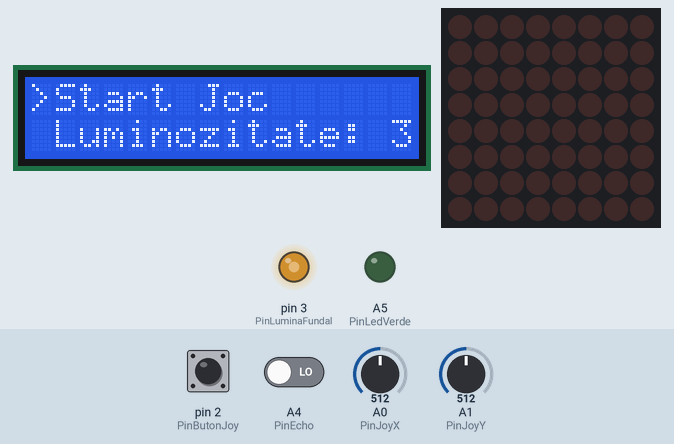
This sketch was run on a simulated Arduino Uno, built with avr-gcc and run on an emulated ATmega328P. Shown: 16×2 character LCD, 8×8 LED matrix, output pins drawn as LEDs (lit = HIGH). Dashed ring = blinking. The inputs (shaded band) are chosen by the test bench; at power-on: pin 2 (PinButonJoy) HIGH, A0 (PinJoyX) = 512, A1 (PinJoyY) = 512, A4 (PinEcho) LOW. Random numbers use the default seed unless the sketch sets one.

Above: at 1.2 s.
1.3 s: pin 2 (PinButonJoy) pulled LOW for 0.15 s
At 1.53 s:
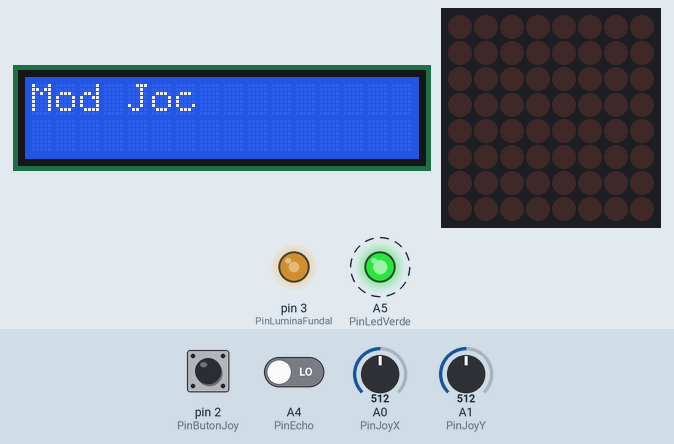
At 2.26 s:
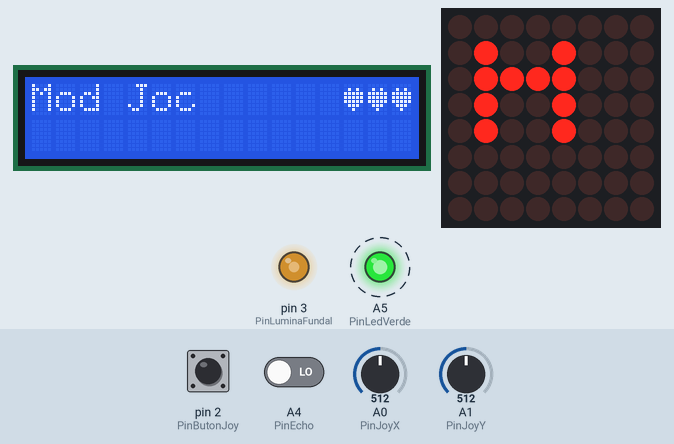
Timing chart, 0 to 11.0 s (numbered marks = the images above; inputs shaded):
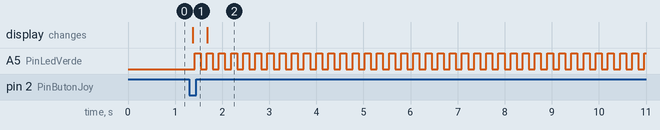

The sketch:

JOC_MATRICE.ino
```cpp
#include <LiquidCrystal.h>
#include <EEPROM.h>
#include "LedControl.h"

constexpr byte PinLcdRs = 9;
constexpr byte PinLcdEn = 8;
constexpr byte PinLcdD4 = 7;
constexpr byte PinLcdD5 = 6;
constexpr byte PinLcdD6 = 5;
constexpr byte PinLcdD7 = 4;

constexpr byte PinLuminaFundal = 3;

constexpr byte PinJoyX = A0;
constexpr byte PinJoyY = A1;
constexpr byte PinButonJoy = 2;

constexpr int PragSus = 400;
constexpr int PragJos = 600;

const int PinBuzzer = A3;
const byte PinLedVerde = A5;
const byte PinLedRosu = A2;
constexpr byte PinTrig = 13;
constexpr byte PinEcho = A4;

unsigned long ultimaClipireVerde = 0;
bool stareLedVerde = false;

constexpr unsigned long TimpNavigareMeniu = 180;
constexpr unsigned long TimpApasareLunga = 800;

constexpr unsigned long ClipireLentMs = 500;
constexpr unsigned long ClipireRapidMs = 150;

LiquidCrystal lcd(PinLcdRs, PinLcdEn, PinLcdD4, PinLcdD5, PinLcdD6, PinLcdD7);

byte NivelLuminozitate = 2;
byte ValoriLuminozitate[5] = { 50, 100, 150, 200, 255 };

const byte DinPin = 12;
const byte ClockPin = 11;
const byte LoadPin = 10;

LedControl matrice(DinPin, ClockPin, LoadPin, 1);

int CursorX = 0;
int CursorY = 0;
unsigned long UltimaMiscareJoy = 0;

enum class StareAplicatie {
  MeniuPrincipal,
  MeniuLuminozitate,
  ModJoc
};


unsigned long timpAfisareGameOver = 0;
bool asteaptaGameOver = false;

StareAplicatie StareCurenta = StareAplicatie::MeniuPrincipal;

int IndexMeniuPrincipal = 0;
int NivelLuminozitateTemporar;

unsigned long UltimaNavigareMeniu = 0;

const int NivelLumin = 5;
const int NivLumImplicit = 2;

bool PrevButonDebounced = false;
unsigned long UltimSchimbareButon = 0;
const unsigned long DebounceButonMs = 50;
bool ApasatEveniment = false;


unsigned long ultimSunetMiscare = 0;
const unsigned long DelaySunetMiscare = 120;


const byte LUNGIME_HARTA = 16;
const byte LATIME_VIEW = 8;
const byte INAMICI_MAX = 6;


byte hartaLogica[LUNGIME_HARTA][LUNGIME_HARTA];


bool fog[LUNGIME_HARTA][LUNGIME_HARTA];

int viewportX = 0;
int viewportY = 0;


unsigned long timpScanActiv = 0;
const unsigned long DURATA_SCAN_MS = 1000;
bool scanActiv = false;


const unsigned long TimpPasPlayerMs = 150;
const unsigned long TimpMiscareInamicMin = 400;
const unsigned long TimpMiscareInamicMax = 900;


bool jocPornit = false;
unsigned long timpNivelStart = 0;
int nivelCurent = 1;
const int FRAGMENTE_PENTRU_TRECERE = 3;

unsigned long ultimaAnimatieInima = 0;
bool stareInimaBlink = false;

struct Player {
  int x;
  int y;
  int vieti;
  int fragmenteColectate;
  unsigned long ultimPas;
  unsigned long cooldownDash;
  bool invulnerabil;
  unsigned long timpInvulnerabil;
} jucator;


struct Inamic {
  bool activ;
  int x;
  int y;
  int directieX;
  int directieY;
  unsigned long ultimPas;
  unsigned long intervalMiscare;
  bool urmareste;
} inamici[INAMICI_MAX];


byte inimaPlina[8] = {
  0b00000,
  0b01010,
  0b11111,
  0b11111,
  0b11111,
  0b01110,
  0b00100,
  0b00000
};

byte inimaGoala[8] = {
  0b00000,
  0b01010,
  0b10101,
  0b10001,
  0b10001,
  0b01010,
  0b00100,
  0b00000
};

void AfiseazaVietiLCD() {
  lcd.setCursor(13, 0);
  for (int i = 0; i < 3; i++) {
    if (i < jucator.vieti) {
      if (jucator.vieti == 1 && stareInimaBlink) {
        lcd.write(byte(1));
      } else {
        lcd.write(byte(0));
      }
    } else {
      lcd.print(" ");
    }
  }
}


void InitializeazaJoc();
void GestioneazaClipireVerde();
void ActualizeazaMeniuPrincipal();
void ActualizeazaMeniuLuminozitate();
void CitesteButon(unsigned long t, bool &butonApasat, bool &apasareDetectata);
void GestioneazaMeniuPrincipal(int joyY, int joyX, bool apasatEveniment);
void GestioneazaMeniuLuminozitate(int joyY, int joyX, bool apasatEveniment);
void ActualizeazaScorLCD();

void setup() {

  lcd.begin(16, 2);
  lcd.createChar(0, inimaPlina);
  lcd.createChar(1, inimaGoala);
  pinMode(PinLuminaFundal, OUTPUT);
  pinMode(PinButonJoy, INPUT_PULLUP);

  pinMode(PinLedVerde, OUTPUT);

  matrice.shutdown(0, false);
  matrice.setIntensity(0, 1);
  matrice.clearDisplay(0);

  NivelLuminozitate = EEPROM.read(0);

  if (NivelLuminozitate > NivelLumin)
    NivelLuminozitate = NivLumImplicit;

  analogWrite(PinLuminaFundal, ValoriLuminozitate[NivelLuminozitate]);
  pinMode(PinBuzzer, OUTPUT);
  noTone(PinBuzzer);

  ActualizeazaMeniuPrincipal();
}
void InitializeazaJoc();
void GenereazaHartaInitiala();
void ResetFog();
void PlaseazaPlayerSiInamici();
void GestioneazaModJoc(int joyY, bool butonApasat);
void ActualizeazaInamici();
void ActualizeazaPlayer(int joyY, int joyX, bool butonApasat);
void DeseneazaMatrice();
void DeseneazaViewport();
void SeteazaLedPhysical(int xViz, int yViz, bool stare);
void ActiveazaScanare();
int CitesteUltrasonicCm();
void SunetEvent(const char *tip);

void loop() {
  unsigned long timpCurent = millis();

  int ValoareJoyY = analogRead(PinJoyY);
  int ValoareJoyX = analogRead(PinJoyX);

  bool butonApasat;
  bool apasareDetectata;
  CitesteButon(timpCurent, butonApasat, apasareDetectata);

  switch (StareCurenta) {
    case StareAplicatie::MeniuPrincipal:
      GestioneazaMeniuPrincipal(ValoareJoyY, ValoareJoyX, apasareDetectata);
      break;

    case StareAplicatie::MeniuLuminozitate:
      GestioneazaMeniuLuminozitate(ValoareJoyY, ValoareJoyX, apasareDetectata);
      break;

    case StareAplicatie::ModJoc:
      GestioneazaModJoc(ValoareJoyY, butonApasat);
      GestioneazaClipireVerde();

      if (jucator.vieti == 1) {
        if (timpCurent - ultimaAnimatieInima > 400) {
          ultimaAnimatieInima = timpCurent;
          stareInimaBlink = !stareInimaBlink;
          AfiseazaVietiLCD();
        }
      }
      break;
  }

  DeseneazaMatrice();
}

void CitesteButon(unsigned long t, bool &butonApasat, bool &apasareDetectata) {

  static bool stareStabila = false;
  static bool stareBruta = false;
  static unsigned long tSchimbare = 0;

  bool citireBruta = !digitalRead(PinButonJoy);
  apasareDetectata = false;

  if (citireBruta != stareBruta) {
    stareBruta = citireBruta;
    tSchimbare = t;
  }

  if (t - tSchimbare > DebounceButonMs) {

    if (stareStabila != stareBruta) {

      if (stareBruta == true && stareStabila == false) {
        apasareDetectata = true;
      }

      stareStabila = stareBruta;
    }
  }

  butonApasat = stareStabila;
}

void ActualizeazaMeniuPrincipal() {
  lcd.clear();

  lcd.setCursor(0, 0);

  if (IndexMeniuPrincipal == 0)
    lcd.print(">Start Joc");
  else
    lcd.print(" Start Joc");

  lcd.setCursor(0, 1);

  if (IndexMeniuPrincipal == 1)
    lcd.print(">Luminozitate: ");
  else
    lcd.print(" Luminozitate: ");

  lcd.print(NivelLuminozitate + 1);
}

void GestioneazaMeniuPrincipal(int joyY, int joyX, bool apasatEveniment) {

  unsigned long t = millis();

  if (t - UltimaNavigareMeniu > TimpNavigareMeniu) {

    if (joyY < PragSus && IndexMeniuPrincipal > 0) {

      IndexMeniuPrincipal--;
      ActualizeazaMeniuPrincipal();
    }

    if (joyY > PragJos && IndexMeniuPrincipal < 1) {

      IndexMeniuPrincipal++;
      ActualizeazaMeniuPrincipal();
    }

    UltimaNavigareMeniu = t;
  }

  bool joyCentral = (joyX > PragSus && joyX < PragJos && joyY > PragSus && joyY < PragJos);

  if (apasatEveniment && joyCentral) {

    if (IndexMeniuPrincipal == 0) {

      lcd.clear();
      lcd.print("Mod Joc");
      StareCurenta = StareAplicatie::ModJoc;
    }

    else {

      NivelLuminozitateTemporar = NivelLuminozitate;
      StareCurenta = StareAplicatie::MeniuLuminozitate;
      ActualizeazaMeniuLuminozitate();
    }
  }
}

void ActualizeazaMeniuLuminozitate() {

  lcd.clear();
  lcd.setCursor(0, 0);
  lcd.print("Alege nivel:");
  lcd.setCursor(0, 1);
  lcd.print("Nivel: ");
  lcd.print(NivelLuminozitateTemporar + 1);
}

void GestioneazaMeniuLuminozitate(int joyY, int joyX, bool apasatEveniment) {

  unsigned long t = millis();

  if (t - UltimaNavigareMeniu > TimpNavigareMeniu) {

    if (joyY < PragSus && NivelLuminozitateTemporar > 0)
      NivelLuminozitateTemporar--;

    if (joyY > PragJos && NivelLuminozitateTemporar < 4)
      NivelLuminozitateTemporar++;

    analogWrite(PinLuminaFundal, ValoriLuminozitate[NivelLuminozitateTemporar]);
    ActualizeazaMeniuLuminozitate();

    UltimaNavigareMeniu = t;
  }

  bool joyCentral = (joyX > PragSus && joyX < PragJos && joyY > PragSus && joyY < PragJos);

  if (apasatEveniment && joyCentral) {

    NivelLuminozitate = NivelLuminozitateTemporar;
    EEPROM.update(0, NivelLuminozitate);

    StareCurenta = StareAplicatie::MeniuPrincipal;
    ActualizeazaMeniuPrincipal();
  }
}


void ActualizeazaScorLCD() {
  lcd.setCursor(0, 1);
  lcd.print("Frag: ");
  lcd.print(jucator.fragmenteColectate);
  lcd.print("/");
  lcd.print(FRAGMENTE_PENTRU_TRECERE);
  lcd.print("    ");
}


bool InDomeniu(int x, int y) {
  return x >= 0 && x < LUNGIME_HARTA && y >= 0 && y < LUNGIME_HARTA;
}


void InitializeazaJoc() {
  for (int i = 0; i < LUNGIME_HARTA; ++i)
    for (int j = 0; j < LUNGIME_HARTA; ++j) {
      hartaLogica[i][j] = 0;
      fog[i][j] = false;
    }

  GenereazaHartaInitiala();
  ResetFog();
  PlaseazaPlayerSiInamici();

  viewportX = constrain(jucator.x - LATIME_VIEW / 2, 0, LUNGIME_HARTA - LATIME_VIEW);
  viewportY = constrain(jucator.y - LATIME_VIEW / 2, 0, LUNGIME_HARTA - LATIME_VIEW);

  jocPornit = true;
  timpNivelStart = millis();
  nivelCurent = 1;
  AfiseazaVietiLCD();
}


int DistantaPanaLaDocumenteProximitate() {
  int distMinima = 10;


  for (int dx = -4; dx <= 4; dx++) {
    for (int dy = -4; dy <= 4; dy++) {
      int hx = jucator.x + dx;
      int hy = jucator.y + dy;

      if (InDomeniu(hx, hy) && hartaLogica[hx][hy] == 2) {
        int dist = abs(dx) + abs(dy);
        if (dist < distMinima) distMinima = dist;
      }
    }
  }
  return distMinima;
}


void GestioneazaClipireVerde() {
  int d = DistantaPanaLaDocumenteProximitate();

  if (d >= 10) {
    digitalWrite(PinLedVerde, LOW);
    return;
  }


  unsigned long interval = 50 + (d * 55);

  if (millis() - ultimaClipireVerde >= interval) {
    ultimaClipireVerde = millis();
    stareLedVerde = !stareLedVerde;
    digitalWrite(PinLedVerde, stareLedVerde);
  }
}


void GenereazaHartaInitiala() {
  for (int i = 0; i < LUNGIME_HARTA; ++i)
    for (int j = 0; j < LUNGIME_HARTA; ++j)
      hartaLogica[i][j] = 0;

  for (int camX = 0; camX < 2; ++camX) {
    for (int camY = 0; camY < 2; ++camY) {
      int ox = camX * 8;
      int oy = camY * 8;
      for (int x = ox + 1; x < ox + 7; x += 3) {
        for (int y = oy + 1; y < oy + 7; ++y) hartaLogica[x][y] = 1;
      }
      for (int y = oy + 2; y < oy + 7; y += 3) {
        for (int x = ox + 1; x < ox + 7; ++x) hartaLogica[x][y] = 1;
      }
    }
  }


  hartaLogica[7][7] = 0;
  hartaLogica[8][8] = 0;


  hartaLogica[2][2] = 2;
  hartaLogica[13][2] = 2;
  hartaLogica[1][2] = 2;


  hartaLogica[7][8] = 3;
}


void ResetFog() {
  for (int i = 0; i < LUNGIME_HARTA; ++i)
    for (int j = 0; j < LUNGIME_HARTA; ++j)
      fog[i][j] = false;
}


void PlaseazaPlayerSiInamici() {
  jucator.x = 1;
  jucator.y = 1;
  jucator.vieti = 3;
  jucator.fragmenteColectate = 0;
  jucator.ultimPas = 0;
  jucator.cooldownDash = 0;
  jucator.invulnerabil = false;
  jucator.timpInvulnerabil = 0;


  for (int i = 0; i < INAMICI_MAX; ++i) {
    inamici[i].activ = false;
  }

  inamici[0].activ = true;
  inamici[0].x = 6;
  inamici[0].y = 2;
  inamici[0].intervalMiscare = 600;
  inamici[0].ultimPas = 0;
  inamici[1].activ = true;
  inamici[1].x = 12;
  inamici[1].y = 4;
  inamici[1].intervalMiscare = 700;
  inamici[1].ultimPas = 0;
  inamici[2].activ = true;
  inamici[2].x = 11;
  inamici[2].y = 13;
  inamici[2].intervalMiscare = 500;
  inamici[2].ultimPas = 0;

  for (int i = 0; i < INAMICI_MAX; ++i) {
    inamici[i].directieX = random(-1, 2);
    inamici[i].directieY = random(-1, 2);
    inamici[i].urmareste = false;
  }
}


void GestioneazaModJoc(int joyY, bool butonApasat) {
  int joyX = analogRead(PinJoyX);

  if (!jocPornit) InitializeazaJoc();

  unsigned long t = millis();


  int distCm = CitesteUltrasonicCm();
  if (distCm > 0 && distCm < 20 && !scanActiv) {
    ActiveazaScanare();
  }
  if (scanActiv && t - timpScanActiv > DURATA_SCAN_MS) {
    scanActiv = false;
  }


  ActualizeazaPlayer(joyY, joyX, butonApasat);
  ActualizeazaInamici();


  for (int dx = -3; dx <= 3; ++dx) {
    for (int dy = -3; dy <= 3; ++dy) {
      int nx = jucator.x + dx;
      int ny = jucator.y + dy;
      if (InDomeniu(nx, ny)) fog[nx][ny] = true;
    }
  }

  viewportX = constrain(jucator.x - LATIME_VIEW / 2, 0, LUNGIME_HARTA - LATIME_VIEW);
  viewportY = constrain(jucator.y - LATIME_VIEW / 2, 0, LUNGIME_HARTA - LATIME_VIEW);


  int totalFragmente = 0;
  for (int i = 0; i < LUNGIME_HARTA; ++i)
    for (int j = 0; j < LUNGIME_HARTA; ++j)
      if (hartaLogica[i][j] == 2) totalFragmente++;


  if (hartaLogica[jucator.x][jucator.y] == 3 && jucator.fragmenteColectate >= FRAGMENTE_PENTRU_TRECERE) {
    SunetEvent("nivelup");
    nivelCurent++;
    for (int i = 0; i < INAMICI_MAX; ++i) {
      if (!inamici[i].activ) {
        inamici[i].activ = true;
        inamici[i].x = random(2, LUNGIME_HARTA - 2);
        inamici[i].y = random(2, LUNGIME_HARTA - 2);
        inamici[i].intervalMiscare = max(200UL, TimpMiscareInamicMin - nivelCurent * 30);
        break;
      }
    }
    GenereazaHartaInitiala();
    jucator.fragmenteColectate = 0;
    ResetFog();
    PlaseazaPlayerSiInamici();
    ActualizeazaScorLCD();
  }

  for (int i = 0; i < INAMICI_MAX; ++i) {
    if (!inamici[i].activ) continue;

    if (inamici[i].x == jucator.x && inamici[i].y == jucator.y) {
      if (!jucator.invulnerabil) {
        jucator.vieti--;
        jucator.invulnerabil = true;
        jucator.timpInvulnerabil = t;
        SunetEvent("hit");

        AfiseazaVietiLCD();

        if (jucator.vieti <= 0) {
          jocPornit = false;


          lcd.clear();
          lcd.setCursor(0, 0);
          lcd.print("   GAME OVER!");
          lcd.setCursor(0, 1);
          lcd.print("   Nivel: ");
          lcd.print(nivelCurent);

          StareCurenta = StareAplicatie::MeniuPrincipal;

           ActualizeazaMeniuPrincipal();

          return;
        }
      }
    }
  }

  if (jucator.invulnerabil && t - jucator.timpInvulnerabil > 1500) {
    jucator.invulnerabil = false;
  }

  DeseneazaMatrice();
}

void ActualizeazaPlayer(int joyY, int joyX, bool butonApasat) {
  unsigned long t = millis();
  if (t - jucator.ultimPas < TimpPasPlayerMs) return;

  int dx = 0;
  int dy = 0;

  if (joyY < PragSus) dy = -1;
  if (joyY > PragJos) dy = 1;

  if (joyX < PragSus) dx = -1;
  if (joyX > PragJos) dx = 1;

  int nx = jucator.x + dx;
  int ny = jucator.y + dy;


  if (dx != 0 || dy != 0) {
    if (InDomeniu(nx, ny) && hartaLogica[nx][ny] != 1) {
      jucator.x = nx;
      jucator.y = ny;
      jucator.ultimPas = t;

      SunetEvent("pas");


      if (hartaLogica[jucator.x][jucator.y] == 2) {
        hartaLogica[jucator.x][jucator.y] = 0;
        jucator.fragmenteColectate++;
        SunetEvent("collect");
        ActualizeazaScorLCD();
      }
    }
  }
}

void ActualizeazaInamici() {
  unsigned long t = millis();
  for (int i = 0; i < INAMICI_MAX; ++i) {
    if (!inamici[i].activ) continue;
    if (t - inamici[i].ultimPas < inamici[i].intervalMiscare) continue;

    inamici[i].ultimPas = t;

    int dx = jucator.x - inamici[i].x;
    int dy = jucator.y - inamici[i].y;
    int dist = abs(dx) + abs(dy);
    if (dist <= 5 && random(0, 100) < 70) {

      int mx = (dx == 0) ? 0 : (dx > 0 ? 1 : -1);
      int my = (dy == 0) ? 0 : (dy > 0 ? 1 : -1);
      int nx = inamici[i].x + mx;
      int ny = inamici[i].y + my;
      if (InDomeniu(nx, ny) && hartaLogica[nx][ny] != 1) {
        inamici[i].x = nx;
        inamici[i].y = ny;
      } else {
        int rx = random(-1, 2);
        int ry = random(-1, 2);
        int rnx = inamici[i].x + rx;
        int rny = inamici[i].y + ry;
        if (InDomeniu(rnx, rny) && hartaLogica[rnx][rny] != 1) {
          inamici[i].x = rnx;
          inamici[i].y = rny;
        }
      }
    } else {
      int rx = random(-1, 2);
      int ry = random(-1, 2);
      int rnx = inamici[i].x + rx;
      int rny = inamici[i].y + ry;
      if (InDomeniu(rnx, rny) && hartaLogica[rnx][rny] != 1) {
        inamici[i].x = rnx;
        inamici[i].y = rny;
      }
    }
  }
}


void DeseneazaMatrice() {
  if (scanActiv) {
    DeseneazaViewport();
    return;
  } else {
    DeseneazaViewport();
  }
}

void DeseneazaViewport() {


  matrice.clearDisplay(0);

  for (int vx = 0; vx < LATIME_VIEW; ++vx) {
    for (int vy = 0; vy < LATIME_VIEW; ++vy) {
      int hx = viewportX + vx;
      int hy = viewportY + vy;
      bool vizibil = fog[hx][hy] || scanActiv;

      bool ledOn = false;

      if (!InDomeniu(hx, hy)) {
        ledOn = false;
      } else if (!vizibil) {

        ledOn = false;
      } else {
        byte cell = hartaLogica[hx][hy];
        if (cell == 1) {

          ledOn = true;
        } else if (cell == 2) {

          ledOn = true;
        } else if (cell == 3) {

          ledOn = true;
        } else {
          ledOn = false;
        }
      }


      if (vizibil && jucator.x == hx && jucator.y == hy) {
        SeteazaLedPhysical(vx, vy, true);
        continue;
      }

      bool inamicAcolo = false;
      for (int k = 0; k < INAMICI_MAX; ++k) {
        if (!inamici[k].activ) continue;
        if (inamici[k].x == hx && inamici[k].y == hy && (fog[hx][hy] || scanActiv)) {
          inamicAcolo = true;
          break;
        }
      }
      if (inamicAcolo) {
        SeteazaLedPhysical(vx, vy, true);
        continue;
      }


      if (vizibil && (hartaLogica[hx][hy] == 1 || hartaLogica[hx][hy] == 2 || hartaLogica[hx][hy] == 3)) {
        SeteazaLedPhysical(vx, vy, true);
      } else {
        SeteazaLedPhysical(vx, vy, false);
      }
    }
  }
}


void SeteazaLedPhysical(int xViz, int yViz, bool stare) {
  if (xViz < 0 || xViz >= 8 || yViz < 0 || yViz >= 8) return;
  matrice.setLed(0, yViz, xViz, stare);
}


int CitesteUltrasonicCm() {
  digitalWrite(PinTrig, LOW);
  delayMicroseconds(2);
  digitalWrite(PinTrig, HIGH);
  delayMicroseconds(10);
  digitalWrite(PinTrig, LOW);
  long durata = pulseIn(PinEcho, HIGH, 20000);
  if (durata == 0) return -1;
  int dist = (int)(durata / 58);
  return dist;
}

void ActiveazaScanare() {
  scanActiv = true;
  timpScanActiv = millis();
  SunetEvent("scan");
  for (int i = 0; i < LUNGIME_HARTA; ++i)
    for (int j = 0; j < LUNGIME_HARTA; ++j)
      fog[i][j] = true;
}


void SunetEvent(const char *tip) {
  noTone(PinBuzzer);

  if (strcmp(tip, "pas") == 0) {
    tone(PinBuzzer, 500, 30);
  } else if (strcmp(tip, "collect") == 0) {
    tone(PinBuzzer, 1500, 100);
  } else if (strcmp(tip, "hit") == 0) {
    tone(PinBuzzer, 150, 200);
  } else if (strcmp(tip, "scan") == 0) {
    tone(PinBuzzer, 800, 50);
  }
}
```

Measured:
- after the input at 1.3 s, A5 (PinLedVerde): alternates HIGH for 0.13 s and LOW for 0.13 s, starting after 0.11 s; the display: changes after 0.08 s (image 1)
